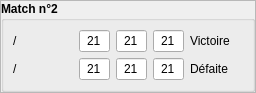
<?xml version="1.0" encoding="UTF-8"?>
<ui version="4.0">
 <class>QMatchWidget2</class>
 <widget class="QFrame" name="QMatchWidget2">
  <property name="geometry">
   <rect>
    <x>0</x>
    <y>0</y>
    <width>256</width>
    <height>87</height>
   </rect>
  </property>
  <property name="windowTitle">
   <string>Frame</string>
  </property>
  <property name="frameShape">
   <enum>QFrame::StyledPanel</enum>
  </property>
  <property name="frameShadow">
   <enum>QFrame::Raised</enum>
  </property>
  <layout class="QGridLayout" name="gridLayout">
   <property name="leftMargin">
    <number>0</number>
   </property>
   <property name="topMargin">
    <number>0</number>
   </property>
   <property name="rightMargin">
    <number>0</number>
   </property>
   <property name="bottomMargin">
    <number>0</number>
   </property>
   <property name="spacing">
    <number>0</number>
   </property>
   <item row="0" column="0">
    <widget class="QGroupBox" name="groupBox">
     <property name="font">
      <font>
       <weight>75</weight>
       <bold>true</bold>
      </font>
     </property>
     <property name="title">
      <string>Match n°2</string>
     </property>
     <property name="flat">
      <bool>true</bool>
     </property>
     <property name="checkable">
      <bool>false</bool>
     </property>
     <property name="checked">
      <bool>false</bool>
     </property>
     <layout class="QHBoxLayout" name="horizontalLayout_7">
      <item>
       <layout class="QVBoxLayout" name="verticalLayout_3">
        <item>
         <layout class="QHBoxLayout" name="horizontalLayout_5">
          <item>
           <layout class="QHBoxLayout" name="horizontalLayout">
            <item>
             <widget class="QLabel" name="labelTeam1">
              <property name="font">
               <font>
                <weight>50</weight>
                <bold>false</bold>
               </font>
              </property>
              <property name="text">
               <string>/</string>
              </property>
             </widget>
            </item>
           </layout>
          </item>
          <item>
           <spacer name="horizontalSpacer_4">
            <property name="orientation">
             <enum>Qt::Horizontal</enum>
            </property>
            <property name="sizeHint" stdset="0">
             <size>
              <width>40</width>
              <height>20</height>
             </size>
            </property>
           </spacer>
          </item>
         </layout>
        </item>
        <item>
         <layout class="QHBoxLayout" name="horizontalLayout_6">
          <item>
           <layout class="QHBoxLayout" name="horizontalLayout_4">
            <item>
             <widget class="QLabel" name="labelTeam2">
              <property name="font">
               <font>
                <weight>50</weight>
                <bold>false</bold>
               </font>
              </property>
              <property name="text">
               <string>/</string>
              </property>
             </widget>
            </item>
           </layout>
          </item>
          <item>
           <spacer name="horizontalSpacer_3">
            <property name="orientation">
             <enum>Qt::Horizontal</enum>
            </property>
            <property name="sizeHint" stdset="0">
             <size>
              <width>40</width>
              <height>20</height>
             </size>
            </property>
           </spacer>
          </item>
         </layout>
        </item>
       </layout>
      </item>
      <item>
       <layout class="QVBoxLayout" name="verticalLayout">
        <item>
         <layout class="QHBoxLayout" name="horizontalLayout_2">
          <item>
           <widget class="QLineEdit" name="lineTeam1Set1">
            <property name="sizePolicy">
             <sizepolicy hsizetype="Maximum" vsizetype="Maximum">
              <horstretch>0</horstretch>
              <verstretch>0</verstretch>
             </sizepolicy>
            </property>
            <property name="maximumSize">
             <size>
              <width>31</width>
              <height>16777215</height>
             </size>
            </property>
            <property name="font">
             <font>
              <pointsize>9</pointsize>
              <weight>50</weight>
              <bold>false</bold>
             </font>
            </property>
            <property name="text">
             <string>21</string>
            </property>
            <property name="alignment">
             <set>Qt::AlignCenter</set>
            </property>
           </widget>
          </item>
          <item>
           <widget class="QLineEdit" name="lineTeam1Set2">
            <property name="sizePolicy">
             <sizepolicy hsizetype="Maximum" vsizetype="Maximum">
              <horstretch>0</horstretch>
              <verstretch>0</verstretch>
             </sizepolicy>
            </property>
            <property name="maximumSize">
             <size>
              <width>31</width>
              <height>16777215</height>
             </size>
            </property>
            <property name="font">
             <font>
              <pointsize>9</pointsize>
              <weight>50</weight>
              <bold>false</bold>
             </font>
            </property>
            <property name="text">
             <string>21</string>
            </property>
            <property name="alignment">
             <set>Qt::AlignCenter</set>
            </property>
           </widget>
          </item>
          <item>
           <widget class="QLineEdit" name="lineTeam1Set3">
            <property name="sizePolicy">
             <sizepolicy hsizetype="Maximum" vsizetype="Maximum">
              <horstretch>0</horstretch>
              <verstretch>0</verstretch>
             </sizepolicy>
            </property>
            <property name="maximumSize">
             <size>
              <width>31</width>
              <height>16777215</height>
             </size>
            </property>
            <property name="font">
             <font>
              <pointsize>9</pointsize>
              <weight>50</weight>
              <bold>false</bold>
             </font>
            </property>
            <property name="text">
             <string>21</string>
            </property>
            <property name="alignment">
             <set>Qt::AlignCenter</set>
            </property>
           </widget>
          </item>
          <item>
           <widget class="QLabel" name="labelTeam1Status">
            <property name="font">
             <font>
              <weight>50</weight>
              <bold>false</bold>
             </font>
            </property>
            <property name="text">
             <string>Victoire</string>
            </property>
            <property name="textFormat">
             <enum>Qt::AutoText</enum>
            </property>
           </widget>
          </item>
          <item>
           <widget class="QLabel" name="iconTeam1">
            <property name="text">
             <string/>
            </property>
            <property name="pixmap">
             <pixmap resource="resource.qrc">:/icons/icons/face-smile-big-2.png</pixmap>
            </property>
            <property name="scaledContents">
             <bool>false</bool>
            </property>
           </widget>
          </item>
         </layout>
        </item>
        <item>
         <layout class="QHBoxLayout" name="horizontalLayout_3">
          <item>
           <widget class="QLineEdit" name="lineTeam2Set1">
            <property name="sizePolicy">
             <sizepolicy hsizetype="Maximum" vsizetype="Maximum">
              <horstretch>0</horstretch>
              <verstretch>0</verstretch>
             </sizepolicy>
            </property>
            <property name="maximumSize">
             <size>
              <width>31</width>
              <height>16777215</height>
             </size>
            </property>
            <property name="font">
             <font>
              <pointsize>9</pointsize>
              <weight>50</weight>
              <bold>false</bold>
             </font>
            </property>
            <property name="text">
             <string>21</string>
            </property>
            <property name="alignment">
             <set>Qt::AlignCenter</set>
            </property>
           </widget>
          </item>
          <item>
           <widget class="QLineEdit" name="lineTeam2Set2">
            <property name="sizePolicy">
             <sizepolicy hsizetype="Maximum" vsizetype="Maximum">
              <horstretch>0</horstretch>
              <verstretch>0</verstretch>
             </sizepolicy>
            </property>
            <property name="maximumSize">
             <size>
              <width>31</width>
              <height>16777215</height>
             </size>
            </property>
            <property name="font">
             <font>
              <pointsize>9</pointsize>
              <weight>50</weight>
              <bold>false</bold>
             </font>
            </property>
            <property name="text">
             <string>21</string>
            </property>
            <property name="alignment">
             <set>Qt::AlignCenter</set>
            </property>
           </widget>
          </item>
          <item>
           <widget class="QLineEdit" name="lineTeam2Set3">
            <property name="sizePolicy">
             <sizepolicy hsizetype="Maximum" vsizetype="Maximum">
              <horstretch>0</horstretch>
              <verstretch>0</verstretch>
             </sizepolicy>
            </property>
            <property name="maximumSize">
             <size>
              <width>31</width>
              <height>16777215</height>
             </size>
            </property>
            <property name="font">
             <font>
              <pointsize>9</pointsize>
              <weight>50</weight>
              <bold>false</bold>
             </font>
            </property>
            <property name="text">
             <string>21</string>
            </property>
            <property name="alignment">
             <set>Qt::AlignCenter</set>
            </property>
           </widget>
          </item>
          <item>
           <widget class="QLabel" name="labelTeam2Status">
            <property name="font">
             <font>
              <weight>50</weight>
              <bold>false</bold>
             </font>
            </property>
            <property name="text">
             <string>Défaite</string>
            </property>
            <property name="textFormat">
             <enum>Qt::AutoText</enum>
            </property>
           </widget>
          </item>
          <item>
           <widget class="QLabel" name="iconTeam2">
            <property name="text">
             <string/>
            </property>
            <property name="pixmap">
             <pixmap resource="resource.qrc">:/icons/icons/face-crying-2.png</pixmap>
            </property>
            <property name="scaledContents">
             <bool>false</bool>
            </property>
           </widget>
          </item>
         </layout>
        </item>
       </layout>
      </item>
     </layout>
    </widget>
   </item>
   <item row="1" column="0">
    <spacer name="verticalSpacer">
     <property name="orientation">
      <enum>Qt::Vertical</enum>
     </property>
     <property name="sizeHint" stdset="0">
      <size>
       <width>20</width>
       <height>40</height>
      </size>
     </property>
    </spacer>
   </item>
  </layout>
 </widget>
 <resources>
  <include location="resource.qrc"/>
 </resources>
 <connections/>
</ui>
